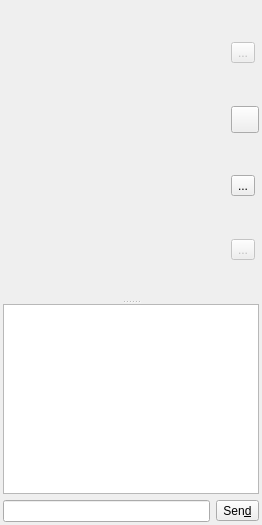
       <widget class="QWidget" name="desktopTab">
        <attribute name="title">
         <string>Desktops</string>
        </attribute>
        <layout class="QVBoxLayout" name="verticalLayout_7">
         <property name="spacing">
          <number>3</number>
         </property>
         <property name="leftMargin">
          <number>3</number>
         </property>
         <property name="topMargin">
          <number>3</number>
         </property>
         <property name="rightMargin">
          <number>3</number>
         </property>
         <property name="bottomMargin">
          <number>3</number>
         </property>
         <item>
          <widget class="QSplitter" name="desktopsplitter">
           <property name="orientation">
            <enum>Qt::Vertical</enum>
           </property>
           <property name="handleWidth">
            <number>5</number>
           </property>
           <widget class="QWidget" name="layoutWidget_1">
            <layout class="QHBoxLayout" name="horizontalLayout_4" stretch="1,0">
             <property name="spacing">
              <number>3</number>
             </property>
             <item>
              <widget class="DesktopGridWidget" name="desktopgridWidget" native="true"/>
             </item>
             <item>
              <layout class="QVBoxLayout" name="verticalLayout_6">
               <item>
                <spacer name="verticalSpacer_3">
                 <property name="orientation">
                  <enum>Qt::Vertical</enum>
                 </property>
                 <property name="sizeHint" stdset="0">
                  <size>
                   <width>20</width>
                   <height>40</height>
                  </size>
                 </property>
                </spacer>
               </item>
               <item>
                <widget class="QToolButton" name="detachDesktopButton">
                 <property name="enabled">
                  <bool>false</bool>
                 </property>
                 <property name="toolTip">
                  <string>Detach selected window</string>
                 </property>
                 <property name="text">
                  <string>...</string>
                 </property>
                 <property name="icon">
                  <iconset resource="resources.qrc">
                   <normaloff>:/images/images/detach.png</normaloff>:/images/images/detach.png</iconset>
                 </property>
                 <property name="iconSize">
                  <size>
                   <width>20</width>
                   <height>20</height>
                  </size>
                 </property>
                </widget>
               </item>
               <item>
                <spacer name="verticalSpacer">
                 <property name="orientation">
                  <enum>Qt::Vertical</enum>
                 </property>
                 <property name="sizeHint" stdset="0">
                  <size>
                   <width>20</width>
                   <height>40</height>
                  </size>
                 </property>
                </spacer>
               </item>
               <item>
                <widget class="QToolButton" name="addDesktopButton">
                 <property name="toolTip">
                  <string>Put back removed window</string>
                 </property>
                 <property name="text">
                  <string/>
                 </property>
                 <property name="icon">
                  <iconset resource="resources.qrc">
                   <normaloff>:/images/images/plus.png</normaloff>:/images/images/plus.png</iconset>
                 </property>
                 <property name="iconSize">
                  <size>
                   <width>20</width>
                   <height>20</height>
                  </size>
                 </property>
                </widget>
               </item>
               <item>
                <spacer name="verticalSpacer_2">
                 <property name="orientation">
                  <enum>Qt::Vertical</enum>
                 </property>
                 <property name="sizeHint" stdset="0">
                  <size>
                   <width>20</width>
                   <height>40</height>
                  </size>
                 </property>
                </spacer>
               </item>
               <item>
                <widget class="QToolButton" name="removeDesktopButton">
                 <property name="toolTip">
                  <string>Remove selected window</string>
                 </property>
                 <property name="text">
                  <string>...</string>
                 </property>
                 <property name="icon">
                  <iconset resource="resources.qrc">
                   <normaloff>:/images/images/minus.png</normaloff>:/images/images/minus.png</iconset>
                 </property>
                 <property name="iconSize">
                  <size>
                   <width>20</width>
                   <height>20</height>
                  </size>
                 </property>
                </widget>
               </item>
               <item>
                <spacer name="verticalSpacer_4">
                 <property name="orientation">
                  <enum>Qt::Vertical</enum>
                 </property>
                 <property name="sizeHint" stdset="0">
                  <size>
                   <width>20</width>
                   <height>40</height>
                  </size>
                 </property>
                </spacer>
               </item>
               <item>
                <widget class="QToolButton" name="desktopaccessButton">
                 <property name="enabled">
                  <bool>false</bool>
                 </property>
                 <property name="toolTip">
                  <string>Request desktop access</string>
                 </property>
                 <property name="text">
                  <string>...</string>
                 </property>
                 <property name="icon">
                  <iconset resource="resources.qrc">
                   <normaloff>:/images/images/chalkstick.png</normaloff>:/images/images/chalkstick.png</iconset>
                 </property>
                 <property name="iconSize">
                  <size>
                   <width>20</width>
                   <height>20</height>
                  </size>
                 </property>
                 <property name="checkable">
                  <bool>true</bool>
                 </property>
                </widget>
               </item>
               <item>
                <spacer name="verticalSpacer_5">
                 <property name="orientation">
                  <enum>Qt::Vertical</enum>
                 </property>
                 <property name="sizeHint" stdset="0">
                  <size>
                   <width>20</width>
                   <height>40</height>
                  </size>
                 </property>
                </spacer>
               </item>
              </layout>
             </item>
            </layout>
           </widget>
           <widget class="QStackedWidget" name="desktopstackedWidget">
            <property name="maximumSize">
             <size>
              <width>16777215</width>
              <height>16777215</height>
             </size>
            </property>
            <property name="currentIndex">
             <number>0</number>
            </property>
            <widget class="QWidget" name="page">
             <layout class="QVBoxLayout" name="verticalLayout_8" stretch="1,0">
              <property name="leftMargin">
               <number>0</number>
              </property>
              <property name="topMargin">
               <number>0</number>
              </property>
              <property name="rightMargin">
               <number>0</number>
              </property>
              <property name="bottomMargin">
               <number>0</number>
              </property>
              <item>
               <widget class="ChatTextEdit" name="desktopchatEdit"/>
              </item>
              <item>
               <layout class="QHBoxLayout" name="horizontalLayout_5">
                <item>
                 <widget class="ChatLineEdit" name="desktopmsgEdit"/>
                </item>
                <item>
                 <widget class="QToolButton" name="desktopsendButton">
                  <property name="text">
                   <string>Sen&amp;d</string>
                  </property>
                 </widget>
                </item>
               </layout>
              </item>
             </layout>
            </widget>
            <widget class="QWidget" name="page_2"/>
           </widget>
          </widget>
         </item>
        </layout>
       </widget>
